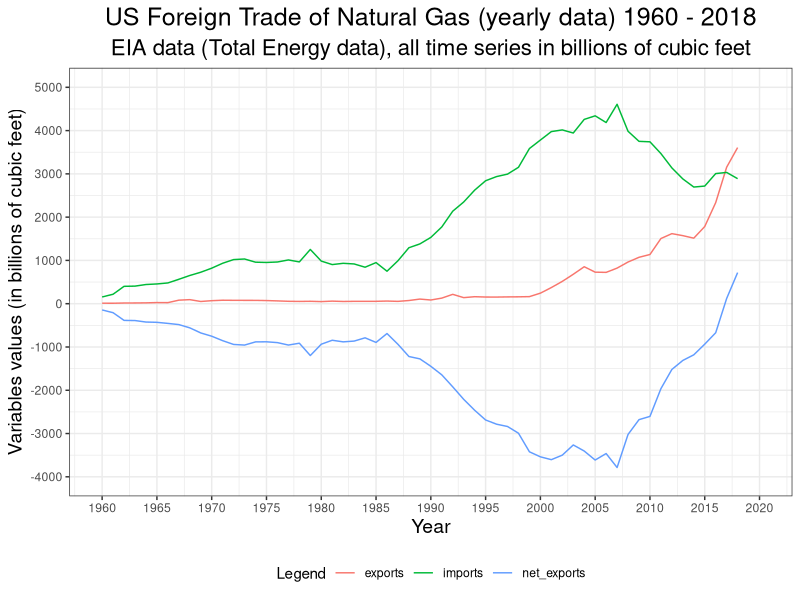

R code for this plot:
library(data.table)
library(magrittr)
library(ggplot2)
library(reshape2)

# Data source:
# https://www.eia.gov/totalenergy/data/browser/ ==> "Natural gas" ==> "Natural gas overview"

dtNatgas <- read.csv(file = "data/yearly_natgas_data.csv", stringsAsFactors = FALSE) %>%
  data.table::as.data.table()
dtNatgas[, Description := toupper(Description) %>% gsub(pattern = " ", replacement = "_")]
dtNatgas[, Description := gsub(x = Description, pattern = "\\_\\(DRY\\)", replacement = "")]
lapply(dtNatgas[, list(Description, MSN)], unique)
cVariablesFoireginTrade <- c("NATURAL_GAS_EXPORTS", "NATURAL_GAS_IMPORTS")
cVariablesSupplyAndDemand <- c("NATURAL_GAS_CONSUMPTION", "NATURAL_GAS_PRODUCTION")

# keep only the variables of interest and prepare yearly data
dtNatgas <- dtNatgas[Description %in% c(cVariablesSupplyAndDemand, cVariablesFoireginTrade), ]
dtNatgas$MSN <- NULL
dtNatgas$Column_Order <- NULL
dtNatgas <- dtNatgas[grepl(pattern = "^[0-9]{4}[1]{1}[3]{1}", x = YYYYMM), ]
dtNatgas[, Unit := gsub(pattern = " ", replacement = "_", x = Unit) %>% toupper()]
unique(dtNatgas$Unit)
# all variables in billions of cubic feet
dtNatgas$Unit <- NULL
data.table::setnames(x = dtNatgas, old = c("YYYYMM", "Value", "Description"), 
                     new = c("value_year", "value", "variable"))
dtNatgas[, value_year := as.integer(substr(x = value_year, start = 1, stop = 4))]
unique(dtNatgas$variable)
dtNatgas[, variable := gsub(x = variable, pattern = "^NATURAL_GAS_", replacement = "")]
dtNatgas$variable <- tolower(dtNatgas$variable)
dtNatgas[, value := as.double(value)]
dtNatgas[, value_year := as.double(value_year)]

# calculate net exports
dtNatgasTrade <- dtNatgas[variable %in% c("exports", "imports"), ]
dtNatgasTradeWide <- data.table::dcast(data = dtNatgasTrade, 
                                       value.var = "value", 
                                       formula = value_year ~ variable, 
                                       fun.aggregate = sum)
dtNatgasTradeWide[, net_exports := exports - imports]
dtNatgasTradeLong <- data.table::melt(data = dtNatgasTradeWide, id.vars = "value_year", 
                                      measure.vars = c("exports", "imports", "net_exports"),
                                      variable.name = "variable", value.name = "value")
dtNatgasTradeLong$value_year <- as.integer(dtNatgasTradeLong$value_year)
dtNatgasTradeLong <- dtNatgasTradeLong[order(variable, value_year), ]
dtNatgasTradeLong <- dtNatgasTradeLong[value_year >= 1960L, ]
# plotForeignTradeNatGas <- 
ggplot2::ggplot(data = dtNatgasTradeLong,
                mapping = ggplot2::aes(x = value_year, y = value,
                                       color = variable)) + 
  ggplot2::geom_line() + ggplot2::theme_bw() + 
  ggplot2::ggtitle(label = "US Foreign Trade of Natural Gas (yearly data) 1960 - 2018",
                   subtitle = "EIA data (Total Energy data), all time series in billions of cubic feet") +
  ggplot2::labs(color = "Legend") +
  ggplot2::scale_x_continuous(name = "Year", breaks = seq(1960L, 2020L, 5L),
                            labels = as.character(seq(1960L, 2020L, 5L)),
                            limits = c(1960L, 2020L)) +
  ggplot2::scale_y_continuous(name = "Variables values (in billions of cubic feet)",
                              breaks = seq(-4000, 5000, 1000), 
                              labels = as.character(seq(-4000, 5000, 1000)), 
                              limits = c(-4000, 5000)) +
  ggplot2::theme(legend.position = "bottom",
                 axis.title.x = ggplot2::element_text(hjust = 0.5, size = 14),
                 axis.title.y = ggplot2::element_text(hjust = 0.5, size = 14),
                 plot.title = ggplot2::element_text(hjust = 0.5, size = 18),
                 plot.subtitle = ggplot2::element_text(hjust = 0.5, size = 16))
  


